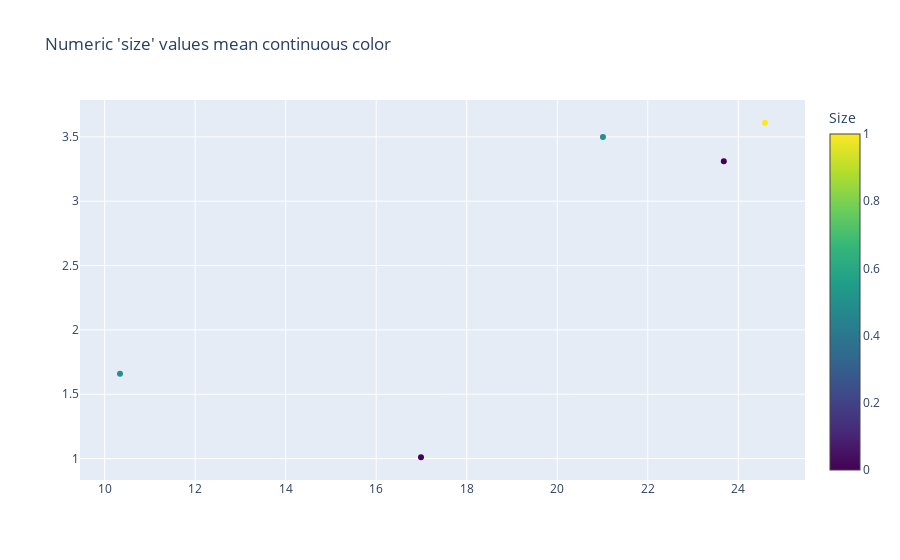

Notebook code cell kept with this figure:
### Code cell
# https://plotly.com/python/colorscales/

# Load the sample data

df = px.data.tips()
df = pd.DataFrame({
    "total_bill": [16.99, 10.34, 21.01, 23.68, 24.59],
    "tip": [1.01, 1.66, 3.5, 3.31, 3.61],
    "size": [2, 3, 3, 2, 4]
})




# Define a color scale - You can adjust this scale as needed
color_scale = 'Viridis'

# Normalize 'size' column for color scaling
size_min = df['size'].min()
size_max = df['size'].max()
df['size_norm'] = (df['size'] - size_min) / (size_max - size_min)

# Create figure
fig = go.Figure()

# Add scatter plot
fig.add_trace(go.Scatter(
    x=df['total_bill'],
    y=df['tip'],
    mode='markers',
    marker=dict(
        color=df['size_norm'],  # Use normalized 'size' for color
        colorscale=color_scale,  # Define color scale
        colorbar=dict(title='Size'),  # Show color scale bar
        showscale=True
    ),
    text=df['size'],  # Hover text shows 'size'
))

# Update layout with title
fig.update_layout(title_text="Numeric 'size' values mean continuous color")

# Show figure
fig.show()

### Figure 1 — Plotly figure (JSON) as saved in the notebook; plotly's stock layout.template omitted (floating-point values rounded to 4 significant figures)
{"data": [{"marker": {"color": [0, 0.5, 0.5, 0, 1], "colorbar": {"title": {"text": "Size"}}, "colorscale": [[0, "#440154"], [0.1111, "#482878"], [0.2222, "#3e4989"], [0.3333, "#31688e"], [0.4444, "#26828e"], [0.5556, "#1f9e89"], [0.6667, "#35b779"], [0.7778, "#6ece58"], [0.8889, "#b5de2b"], [1, "#fde725"]], "showscale": true}, "mode": "markers", "text": [2, 3, 3, 2, 4], "type": "scatter", "x": [16.99, 10.34, 21.01, 23.68, 24.59], "y": [1.01, 1.66, 3.5, 3.31, 3.61]}], "layout": {"title": {"text": "Numeric 'size' values mean continuous color"}}}
